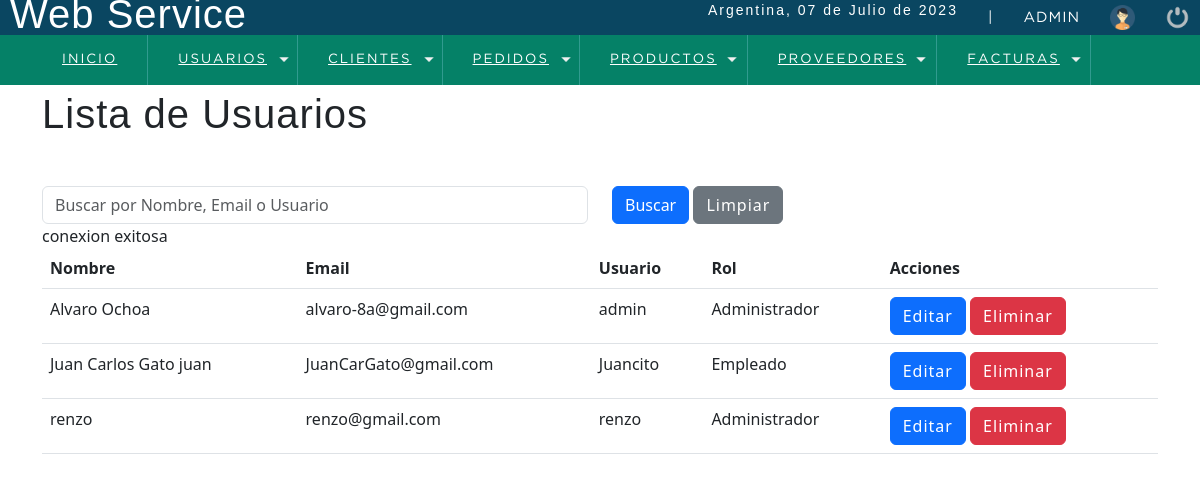
The page /sistema/listaUsuario.php (signed in) on the database its author committed.
### tables this page shows
CREATE TABLE `usuario` (
  `id_usuario` int(11) NOT NULL,
  `nombre` varchar(50) DEFAULT NULL,
  `email` varchar(50) DEFAULT NULL,
  `usuario` varchar(50) DEFAULT NULL,
  `clave` varchar(50) DEFAULT NULL,
  `rol` int(11) DEFAULT NULL
);

CREATE TABLE `rol` (
  `id_rol` int(11) NOT NULL,
  `rol` varchar(50) DEFAULT NULL
);

### sistema/listaUsuario.php (the view, shortened to what this page needs)
<!DOCTYPE html>
<html lang="en">
<head>
    <?php include "includes/scripts.php" ;?>
</head>
<body>
    <?php include "includes/header.php";?>
    <section id="container">
	<div class="container">
    <h1>Lista de Usuarios</h1>
    <form action="" method="GET" class="mt-5">
        <div class="row">
            <div class="col-md-6">
                <div class="form-group">
                    <input type="text" class="form-control" name="busqueda" placeholder="Buscar por Nombre, Email o Usuario" value="<?php echo isset($_GET['busqueda']) ? $_GET['busqueda'] : ''; ?>">
                </div>
            </div>
            <div class="col-md-6">
                <button type="submit" class="btn btn-primary">Buscar</button>
                <a href="listaUsuario.php" class="btn btn-secondary">Limpiar</a>
            </div>
        </div>
    </form>
    <table class="table">
        <thead>
            <tr>
                <th>Nombre</th>
                <th>Email</th>
                <th>Usuario</th>
                <th>Rol</th>
                <th>Acciones</th>
            </tr>
        </thead>
        <tbody>
            <?php
            include "../conexion.php";
            $busqueda = isset($_GET['busqueda']) ? $_GET['busqueda'] : '';
            $query = "SELECT u.*, r.rol FROM Usuario u
                      INNER JOIN Rol r ON u.rol = r.id_rol
                      WHERE u.nombre LIKE '%$busqueda%' OR u.email LIKE '%$busqueda%' OR u.usuario LIKE '%$busqueda%'";
            $resultado = mysqli_query($conexion, $query);
            while ($row = mysqli_fetch_assoc($resultado)) {
                ?>
                <tr>
                    <td><?php echo $row['nombre']; ?></td>
                    <td><?php echo $row['email']; ?></td>
                    <td><?php echo $row['usuario']; ?></td>
                    <td><?php echo $row['rol']; ?></td>
                    <td>
                        <a href="editarUsuario.php?id=<?php echo $row['id_usuario']; ?>" class="btn btn-primary">Editar</a>
                        <a href="eliminarUsuario.php?id=<?php echo $row['id_usuario']; ?>" class="btn btn-danger">Eliminar</a>
                    </td>
                </tr>
                <?php
            }
            ?>
        </tbody>
    </table>
</div>
    </section>
</body>
</html>

### sistema/css/style.css (style rules this page uses)
* { margin: 0; padding: 0; box-sizing: border-box; }
body { background: #ededed; }
h1, h2, h3, h4, h5, h6 { font-family: 'arial'; font-weight: bold; letter-spacing: 1px; }
h1 { font-size: 26px; }
a { text-decoration: none; font-family: arial; letter-spacing: 1px; }
#container { padding: 90px 15px 15px; }

### rows shown on the page
usuario: nombre "Alvaro Ochoa", email "alvaro-8a@gmail.com", usuario "admin", rol.rol "Administrador"
usuario: nombre "Juan Carlos Gato juan", email "JuanCarGato@gmail.com", usuario "Juancito", rol.rol "Empleado"
usuario: nombre "renzo", email "renzo@gmail.com", usuario "renzo", rol.rol "Administrador"

### other values the page prints
fechaC() "07 de Julio de 2023"
$_SESSION['user'] "ADMIN"
